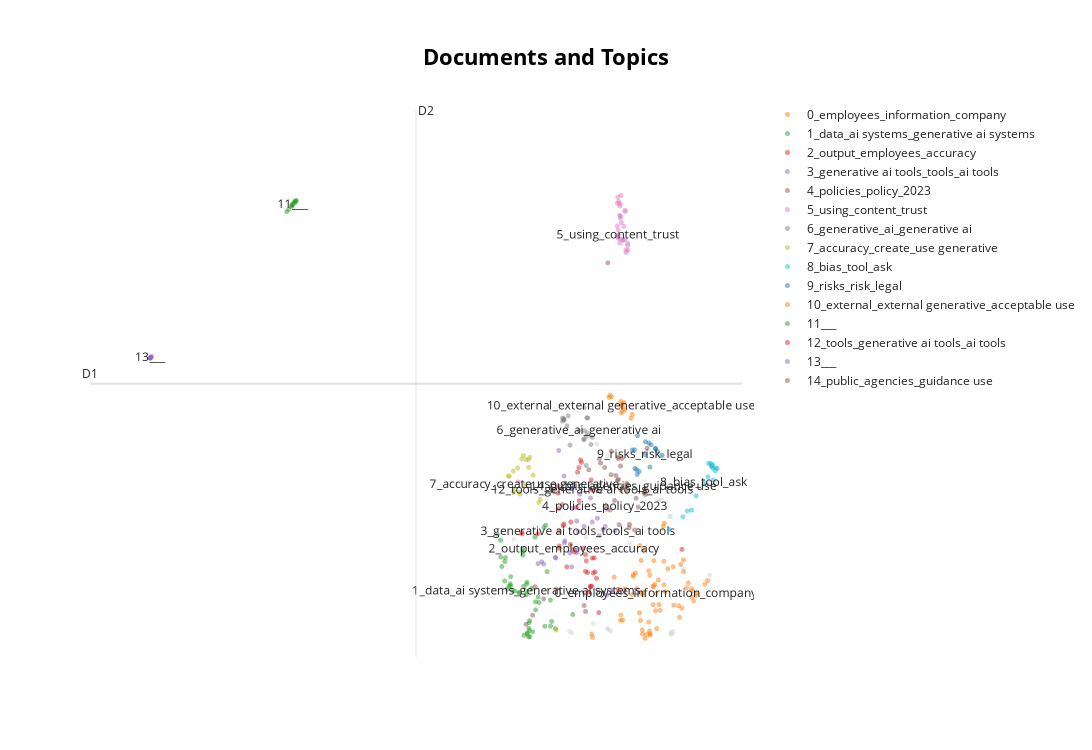

Notebook code for this chart:
### Code cell
# Visualize documents
topic_model.visualize_documents(sentences, embeddings=embeddings)
